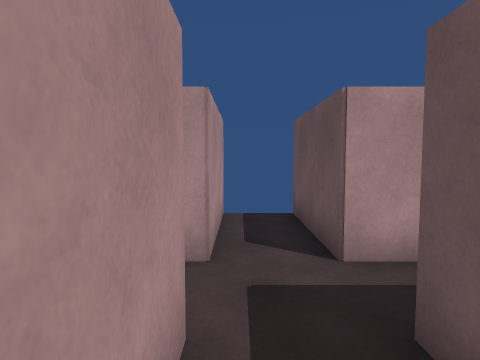
view 1 (above)

13 first-person views from a walk through a Unity game level. The camera is 1.5 m above the floor, tilts 4° down and sees 75° across. The floor is counted in squares, 1 m on a side. Each view is taken from the middle of a square. On the plan, view 1 faces up. The plan holds only what a view shows up to about 15 squares ahead; the rest is blank.

view 2
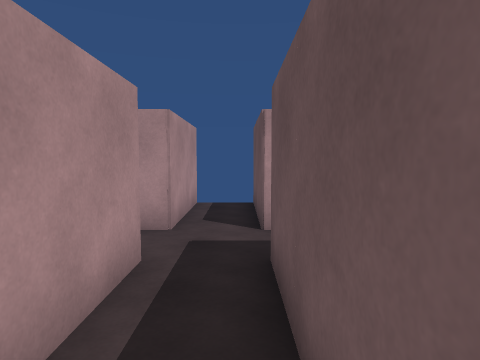

view 3
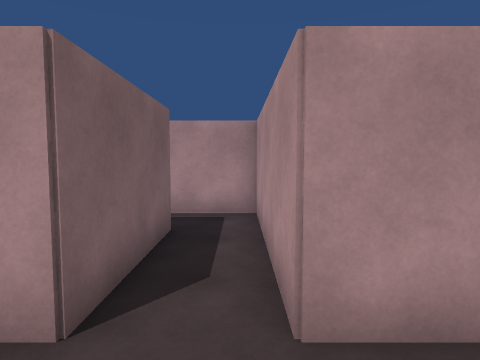

view 4
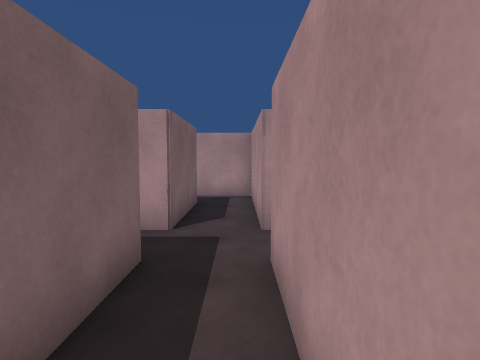

view 5
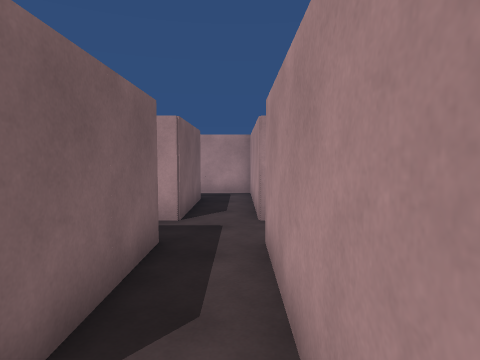

view 6
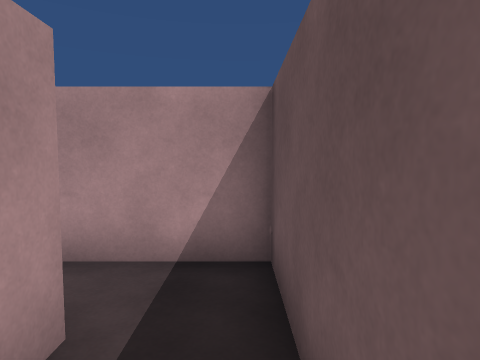

view 7
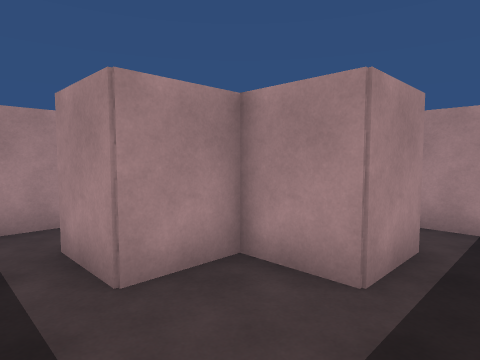

view 8
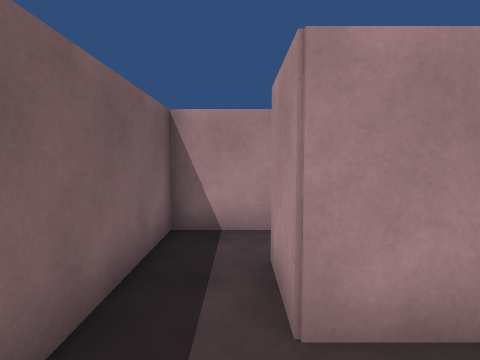

view 9
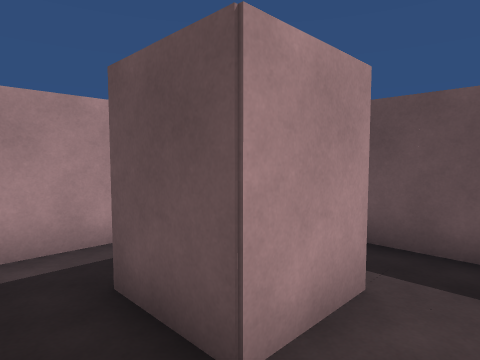

view 10
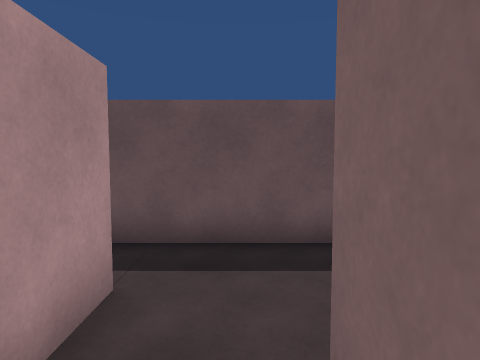

view 11
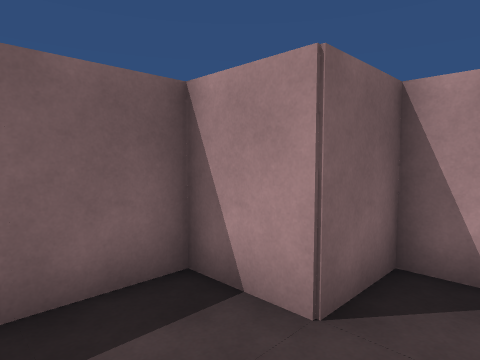

view 12
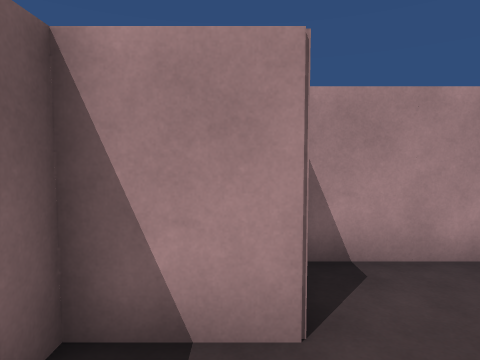

view 13
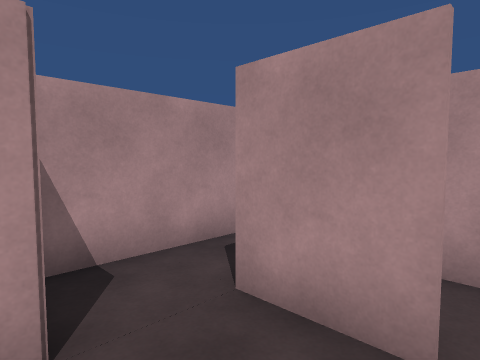

### Floor plan
Points are (right, up) in squares from view 1. A wall is a line through its corners. A room is listed if a view was taken in it or the views show most of it. See-through windows are left out.
Room 1 (views 1, 2, 3, 4, 5, 9, 10, 11, 12, 13)
walls: (-0.5, -1.5) (-0.5, 1.4); (-2.5, 0.4) (-4.5, 0.4) (-4.5, 2.6) (-0.4, 2.6) (-0.4, -1.6); (-2.5, 2.5) (-3, 2.5); (3.5, -1.5) (1.5, -1.5) (1.5, 2.6) (5.2, 2.6); (-0.3, -3.4) (3.5, -3.4); (5.6, 2.6) (5.6, 0.4); (-6.4, 0.5) (-6.4, -1.5) (-4.5, -1.5) (-4.5, -3.4) (-2.5, -3.4); (-0.4, 8.5) (-0.4, 4.5) (-6.4, 4.5) (-6.4, 2.5); (7.5, 0.5) (7.5, 4.5) (1.5, 4.5) (1.5, 8.5)
ways out: opening at (2.5, -2.5) to room 2; opening at (6.5, 1.5) to room 2
objects: other object (-7, 1) to (-7, 2); other object (-5, 1) to (-5, 2); other object (-2, -4) to (-1, -2)
Room 2 (views 6, 7, 8)
walls: (5.6, 0.4) (3.5, 0.4) (3.5, -1.5)
ways out: opening at (2.5, -2.5) to room 1; opening at (6.5, 1.5) to room 1
objects: other object (4, -4) to (5, -4); other object (8, -1) to (8, 0)

Where each view was taken, in squares from view 1:
view 1: 0 up, 0 right, facing up
view 2: 2 down, 1 right, facing up
view 3: 4 up, 2 right, facing left
view 4: 4 up, 6 right, facing left
view 5: 4 up, 7 right, facing left
view 6: 0 up, 7 right, facing up
view 7: 3 down, 7 right, facing up-left
view 8: 2 down, 6 right, facing left
view 9: 1 down, 6 left, facing up-right
view 10: 1 down, 6 left, facing right
view 11: 0 up, 2 left, facing down-left
view 12: 2 down, 2 left, facing left
view 13: 2 down, 2 left, facing up-left
